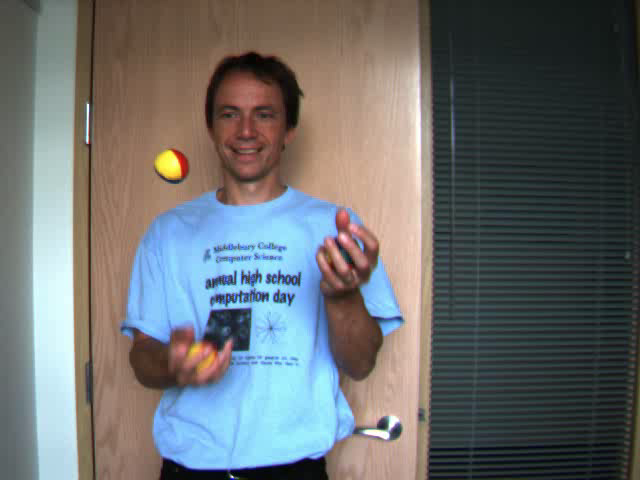
#> input picture frame 0 of A5/project.avi, 640 x 480 px, given in place of kaka.avi, which was not available
$ jupyter execute --allow-errors final.ipynb   (text cells are left out)
#> lines starting #> are read from the running program, lines starting #| are printed output that depends on the picture; after the words box and inside, x2 and y2 are one past the last pixel; in counts of white or black regions, pixels touching at a corner belong together; pictures that were not available may be replaced by others from this repository, and a replacement may not be noted
[cell 1]
import cv2
import matplotlib.pyplot as plt
import csv
import numpy as np
import os
import sys
import glob
from PIL import Image
import math
from scipy import signal

#Major Referance.
#https://yangcha.github.io/iview/iview.html

[cell 2]
def gifMaker(dataPath,optPath,filename,imgType='.png'):
    #Read the filenames,and order the frames.
    fileNames=sorted([fn for fn in os.listdir(dataPath) if fn.endswith(str(imgType))])
    imgArr=[]
    for file in fileNames:
        img=cv2.imread(str(dataPath)+'//'+str(file))
        h,w,l=img.shape
        size=(w,h)
        imgArr.append(img)
    #Output video writer.
    out=cv2.VideoWriter(optPath+'//'+str(filename)+'.avi',cv2.VideoWriter_fourcc(*'DIVX'),30,size)
    #Append the images to the writer.
    for i in range(len(imgArr)):
        out.write(imgArr[i])
    #Release it .
    out.release()
    print('Video created ..')

[cell 3]
datapath='/content/drive/My Drive/eval-gray-twoframes/eval-data-gray/Army'
op='/content/drive/My Drive/eval-gray-twoframes/eval-data-gray/Army'
gifname='army'
#> (the rest of this cell did not finish here and is left out)

#> (a cell that did not finish here is left out)

#> (a cell that did not finish here is left out)

[cell 6]
# Main function :
# [76 lines left out: function LucasKanade, not called in this run]

#> (a cell that did not finish here is left out)

[cell 8]
# [67 lines left out: function display_opticalflow_results, not called in this run]

#> (a cell that did not finish here is left out)

[cell 10]
# Multiple Plots Function .

# [34 lines left out: function multiplePlots, not called in this run]

[cell 11]
# Testing the multiple plots .
#multiplePlots(im1h,im2h,U,V,M)

[cell 12]
import cv2 as cv
import numpy as np

def objectDetection(videoPath,optPath,opName):
  # The video feed is read in as a VideoCapture object
#> called with videoPath = '/content/kaka.avi', optPath = '/content/', opName = 'juggle_op'
  cap = cv.VideoCapture("kaka.avi")
  # ret = a boolean return value from getting the frame, first_frame = the first frame in the entire video sequence
  ret, first_frame = cap.read()
#> first_frame is the input picture: shape (480, 640, 3); mean B, G, R 110, 109.2, 106.1
  # Converts frame to grayscale because we only need the luminance channel for detecting edges - less computationally expensive
  prev_gray = cv.cvtColor(first_frame, cv.COLOR_BGR2GRAY)
  # Creates an image filled with zero intensities with the same dimensions as the frame
  mask = np.zeros_like(first_frame)
  # Sets image saturation to maximum
  mask[..., 1] = 255
  count=0
  while(cap.isOpened()):
    count=count+1
    # ret = a boolean return value from getting the frame, frame = the current frame being projected in the video
    ret, frame = cap.read()
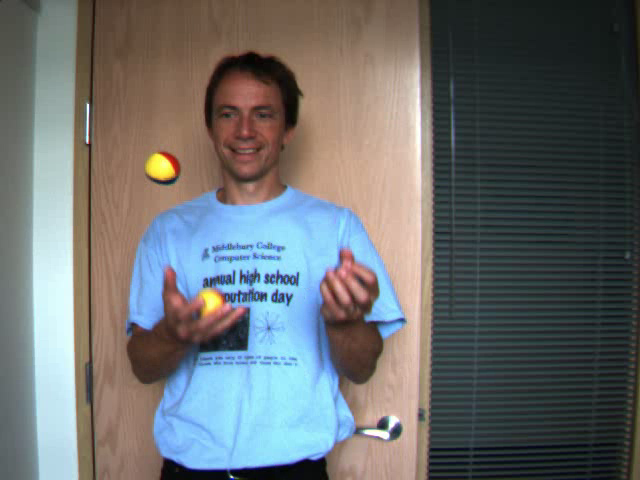
#> input picture frame 1 of A5/project.avi, 640 x 480 px, given in place of kaka.avi, which was not available
#> frame is the input picture: shape (480, 640, 3); mean B, G, R 109.9, 109.1, 105.8
    # Opens a new window and displays the input frame
    #cv.imshow("input", frame)
    # Converts each frame to grayscale - we previously only converted the first frame to grayscale
    gray = cv.cvtColor(frame, cv.COLOR_BGR2GRAY)
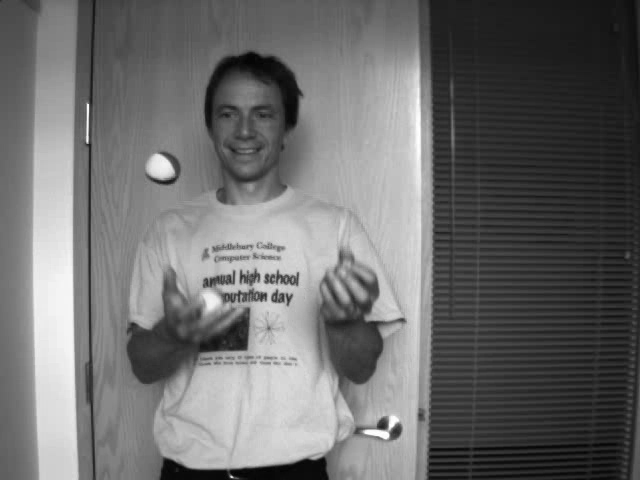
#> gray: shape (480, 640); min 2, max 255, mean 108.2
    # Calculates dense optical flow by Farneback method

    flow = cv.calcOpticalFlowFarneback(prev_gray, gray, None, 0.5, 3, 15, 3, 5, 1.2, 0)
    # Computes the magnitude and angle of the 2D vectors
    magnitude, angle = cv.cartToPolar(flow[..., 0], flow[..., 1])
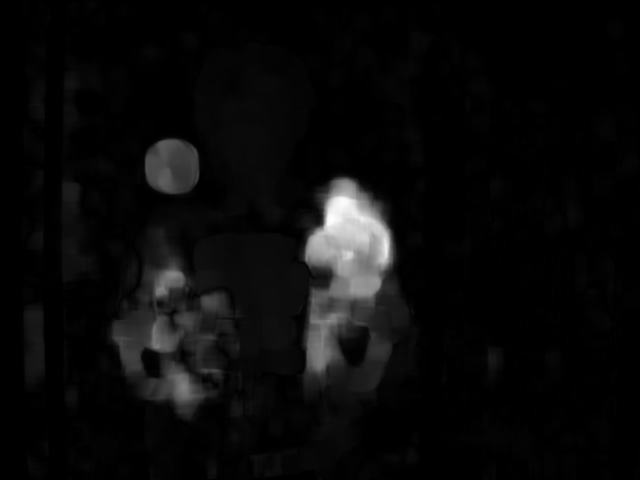
#> magnitude: shape (480, 640) float32; min 1.42e-12, max 33.88, mean 1.4; drawn with min black and max white
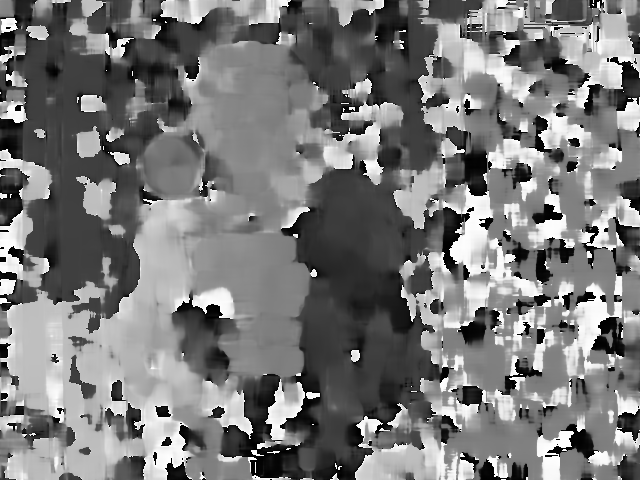
#> angle: shape (480, 640) float32; min 1.94e-07, max 6.28, mean 3; drawn with min black and max white
    # Sets image hue according to the optical flow direction
    mask[..., 0] = angle * 180 / np.pi / 2
    # Sets image value according to the optical flow magnitude (normalized)
    mask[..., 2] = cv.normalize(magnitude, None, 0, 255, cv.NORM_MINMAX)
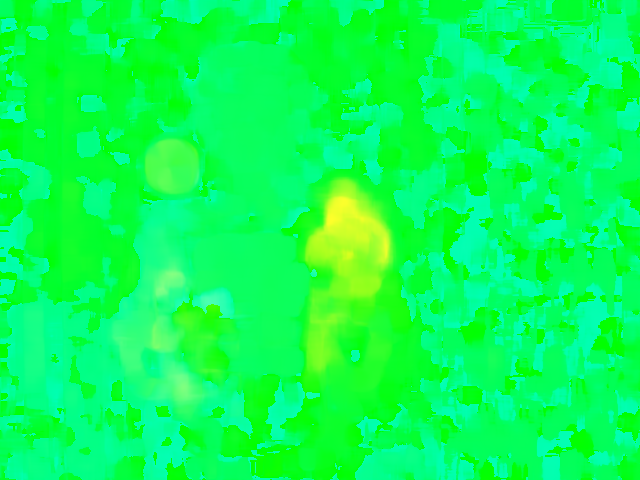
#> mask: shape (480, 640, 3); mean of channels 0, 1, 2 85.4, 255, 10.2; drawn as B, G, R
    # Converts HSV to RGB (BGR) color representation
    rgb = cv.cvtColor(mask, cv.COLOR_HSV2BGR)
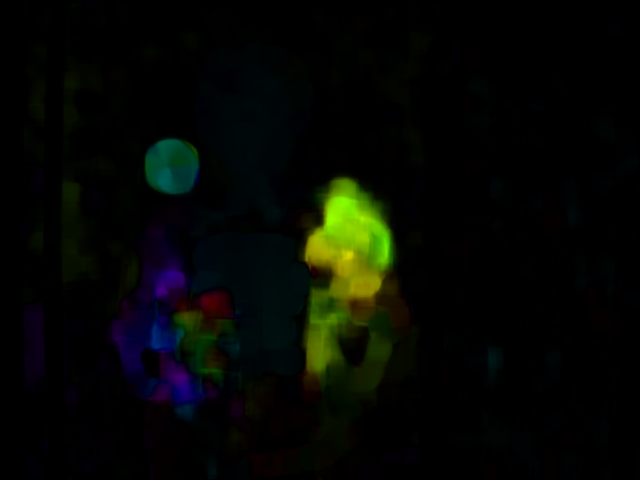
#> rgb: shape (480, 640, 3); mean B, G, R 3.3, 7.7, 5.1
    # Opens a new window and displays the output frame
    fig=plt.figure(figsize=[10,10])
    plt.imshow(rgb)
    plt.title('Motion Segmenration')
    cv.imwrite(optPath+'/'+str(opName)+'.jpg',rgb)
    # Updates previous frame
    prev_gray = gray
    # Frames are read by intervals of 1 millisecond. The programs breaks out of the while loop when the user presses the 'q' key
    if( cv.waitKey(10) or 0xFF == ord('q') ):
#> (key q is pressed here)
        break
    # The following frees up resources and closes all windows
  cap.release()
  cv.destroyAllWindows()

[cell 13]
# Video Capture process .
videoPath='/content/kaka.avi'
optPath='/content/'
objectDetection(videoPath,optPath,opName='juggle_op')

[cell 14]
# Video Capture process .
videoPath='/content/dogvideo.avi'
optPath='/content/'
objectDetection(videoPath,optPath,'dog_opt')
#> (key Esc is pressed here)

[cell 15]
# Track a damn window thats all .
# The video feed is read in as a VideoCapture object
cap = cv.VideoCapture("dogvideo.avi")
# ret = a boolean return value from getting the frame, first_frame = the first frame in the entire video sequence
ret, first_frame = cap.read()
plt.imshow(first_frame)
cv2.imwrite('ff.jpg',first_frame)
#> Out = True

[cell 16]
dogBox=[321,127,135,330]
x=dogBox[0]
y=dogBox[1]
w=dogBox[2]
h=dogBox[3]
img=cv2.imread('ff.jpg')
# draw a green rectangle to visualize the bounding rect
I=cv2.rectangle(img, (x, y), (x+w, y+h), (0, 255, 0), 2)
fig=plt.figure(figsize=[10,10])
plt.imshow(I)

[cell 17]
# Now , track the damn dog accross the frames .
import cv2 as cv

cap = cv.VideoCapture('dogvideo.avi')
optPath='/content/dogpop/'

# take first frame of the video
ret,frame = cap.read()
# setup initial location of window

x, y, w, h = [321,127,135,330]
track_window = (x, y, w, h)
# set up the ROI for tracking
roi = frame[y:y+h, x:x+w]
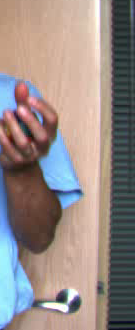
#> roi: shape (330, 135, 3); mean B, G, R 134.1, 138, 150.2
hsv_roi =  cv.cvtColor(roi, cv.COLOR_BGR2HSV)
#> hsv_roi: shape (330, 135, 3); mean H, S, V 47.6, 70, 164.9
mask = cv.inRange(hsv_roi, np.array((0., 60.,32.)), np.array((180.,255.,255.)))
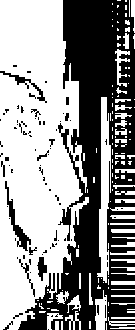
#> mask: shape (330, 135); 56.9% white; 84 black regions (69 under 20 px), largest, box (x1, y1, x2, y2) and area: (18, 0, 135, 330) 17688, (5, 181, 31, 251) 386, (0, 71, 47, 103) 218
roi_hist = cv.calcHist([hsv_roi],[0],mask,[180],[0,180])
#> roi_hist = 180 values, max 2722 at index 11, min 0 at index 31, mean 140.9
cv.normalize(roi_hist,roi_hist,0,255,cv.NORM_MINMAX)
# Setup the termination criteria, either 10 iteration or move by atleast 1 pt
term_crit = ( cv.TERM_CRITERIA_EPS | cv.TERM_CRITERIA_COUNT, 10, 1 )
c=0
while(1):
    c=c+1
    ret, frame = cap.read()
    if ret == True:
        hsv = cv.cvtColor(frame, cv.COLOR_BGR2HSV)
#> hsv: shape (480, 640, 3); mean H, S, V 63.5, 74.7, 128
        dst = cv.calcBackProject([hsv],[0],roi_hist,[0,180],1)
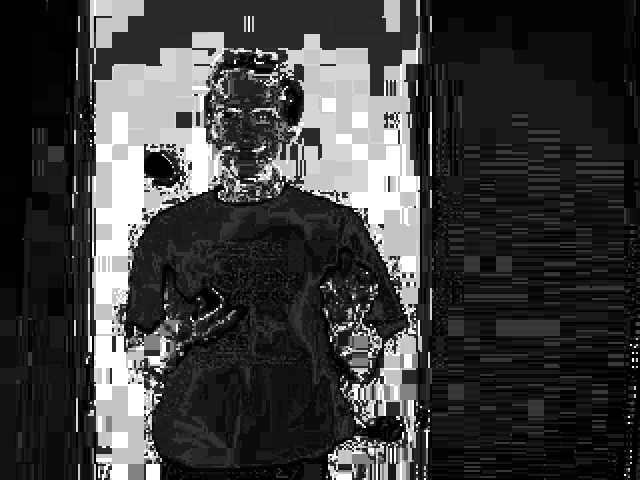
#> dst: shape (480, 640); min 0, max 255, mean 61.2
        # apply meanshift to get the new location
        ret, track_window = cv.meanShift(dst, track_window, term_crit)
#> ret = 7; track_window = (298, 0, 135, 330)
        # Draw it on image
        x,y,w,h = track_window
#> x = 298; y = 0; w = 135; h = 330
        img2 = cv.rectangle(frame, (x,y), (x+w,y+h), 255,2)
        cv2.imwrite(optPath+'/'+str(c)+'.jpg',img2)
        plt.imshow(img2)
        k = cv.waitKey(30) or 0xff
#> (key q is pressed here)
        if k == 27:
            break
    else:
        break
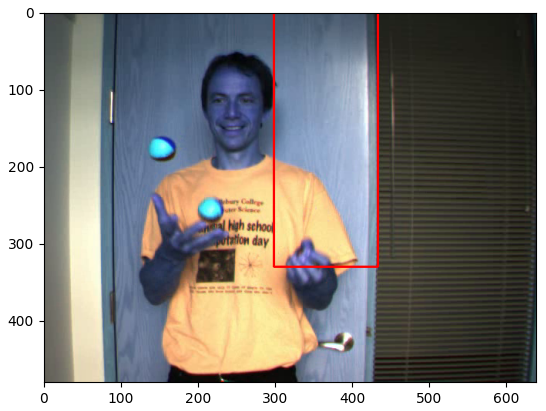
#> figure drawn by matplotlib, 1 panel; B, G, R data is drawn as R, G, B

$ run again, starting later in the video
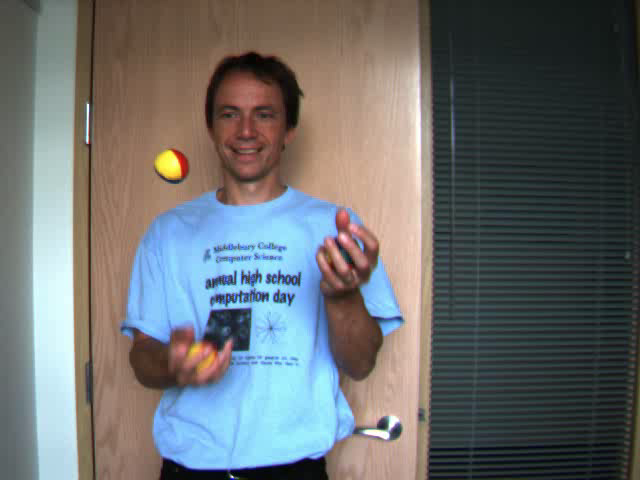
#> input picture frame 0 of A5/project.avi, 640 x 480 px, given in place of kaka.avi, which was not available
#> in objectDetection, first_frame is the input picture: shape (480, 640, 3); mean B, G, R 110, 109.2, 106.1
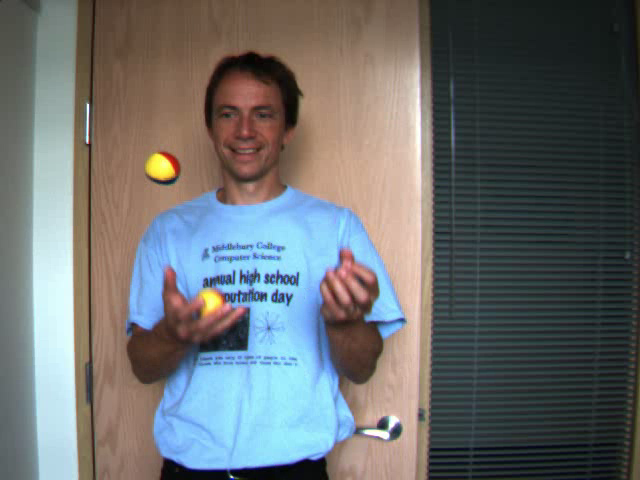
#> input picture frame 1 of A5/project.avi, 640 x 480 px, given in place of kaka.avi, which was not available
#> in objectDetection, frame is the input picture: shape (480, 640, 3); mean B, G, R 109.9, 109.1, 105.8
#> Out = True
#> hsv_roi: shape (330, 135, 3); mean H, S, V 47.6, 70, 164.9
#> roi_hist = 180 values, max 2722 at index 11, min 0 at index 31, mean 140.9
#> hsv: shape (480, 640, 3); mean H, S, V 63.5, 74.7, 128
#> ret = 7; track_window = (298, 0, 135, 330)
#> x = 298; y = 0; w = 135; h = 330

$ run again, starting later in the video
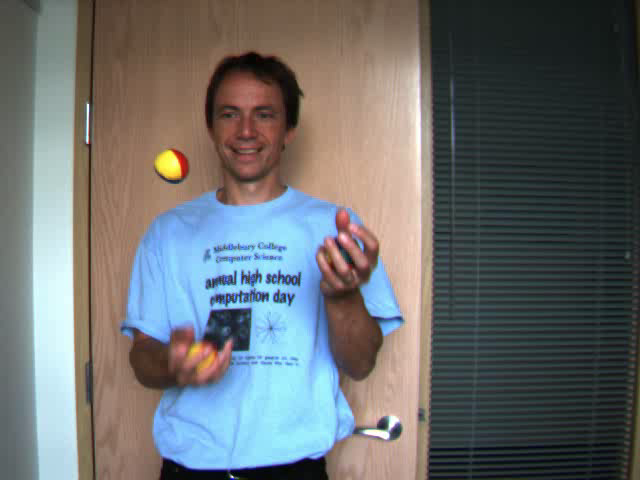
#> input picture frame 0 of A5/project.avi, 640 x 480 px, given in place of kaka.avi, which was not available
#> in objectDetection, first_frame is the input picture: shape (480, 640, 3); mean B, G, R 110, 109.2, 106.1
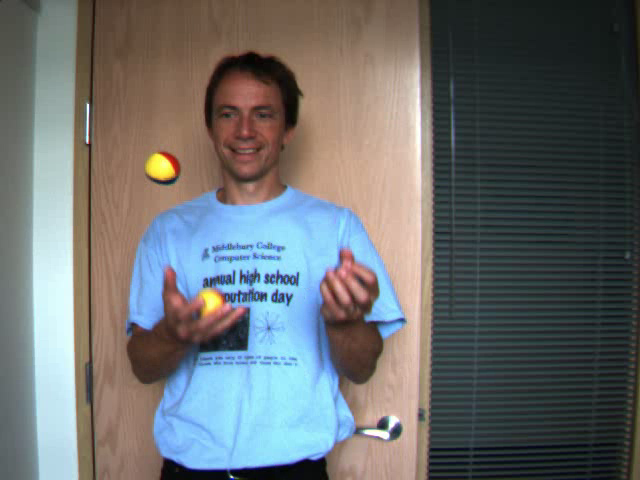
#> input picture frame 1 of A5/project.avi, 640 x 480 px, given in place of kaka.avi, which was not available
#> in objectDetection, frame is the input picture: shape (480, 640, 3); mean B, G, R 109.9, 109.1, 105.8
#> Out = True
#> hsv_roi: shape (330, 135, 3); mean H, S, V 47.6, 70, 164.9
#> roi_hist = 180 values, max 2722 at index 11, min 0 at index 31, mean 140.9
#> hsv: shape (480, 640, 3); mean H, S, V 63.5, 74.7, 128
#> ret = 7; track_window = (298, 0, 135, 330)
#> x = 298; y = 0; w = 135; h = 330
